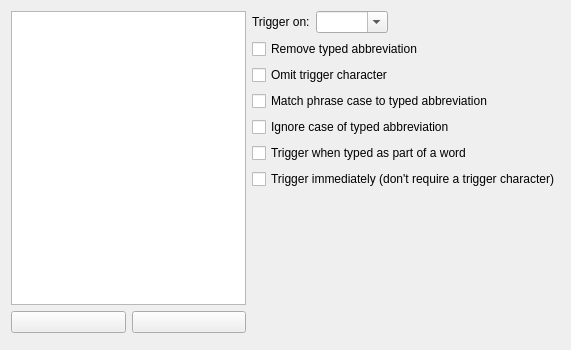
<?xml version="1.0" encoding="UTF-8"?>
<ui version="4.0">
 <class>Form</class>
 <widget class="QWidget" name="Form">
  <property name="geometry">
   <rect>
    <x>0</x>
    <y>0</y>
    <width>571</width>
    <height>350</height>
   </rect>
  </property>
  <property name="windowTitle">
   <string>Form</string>
  </property>
  <layout class="QVBoxLayout" name="verticalLayout_3">
   <item>
    <layout class="QHBoxLayout" name="horizontalLayout_3">
     <item>
      <layout class="QVBoxLayout" name="verticalLayout_2">
       <item>
        <widget class="QListWidget" name="abbrListWidget">
         <property name="alternatingRowColors">
          <bool>true</bool>
         </property>
         <property name="uniformItemSizes">
          <bool>true</bool>
         </property>
        </widget>
       </item>
       <item>
        <layout class="QHBoxLayout" name="horizontalLayout_2">
         <item>
          <widget class="QPushButton" name="addButton">
           <property name="icon">
            <iconset theme="list-add">
             <normaloff/>
            </iconset>
           </property>
           <property name="flat">
            <bool>false</bool>
           </property>
          </widget>
         </item>
         <item>
          <widget class="QPushButton" name="removeButton">
           <property name="text">
            <string/>
           </property>
           <property name="icon">
            <iconset theme="list-remove">
             <normaloff/>
            </iconset>
           </property>
          </widget>
         </item>
        </layout>
       </item>
      </layout>
     </item>
     <item>
      <layout class="QVBoxLayout" name="verticalLayout">
       <item>
        <layout class="QHBoxLayout" name="horizontalLayout">
         <item>
          <widget class="QLabel" name="triggerOnLabel">
           <property name="text">
            <string>Trigger on:</string>
           </property>
          </widget>
         </item>
         <item>
          <widget class="KComboBox" name="wordCharCombo">
           <property name="editable">
            <bool>true</bool>
           </property>
          </widget>
         </item>
         <item>
          <spacer name="horizontalSpacer">
           <property name="orientation">
            <enum>Qt::Horizontal</enum>
           </property>
           <property name="sizeHint" stdset="0">
            <size>
             <width>40</width>
             <height>20</height>
            </size>
           </property>
          </spacer>
         </item>
        </layout>
       </item>
       <item>
        <widget class="QCheckBox" name="removeTypedCheckbox">
         <property name="text">
          <string>Remove typed abbreviation</string>
         </property>
        </widget>
       </item>
       <item>
        <widget class="QCheckBox" name="omitTriggerCheckbox">
         <property name="text">
          <string>Omit trigger character</string>
         </property>
        </widget>
       </item>
       <item>
        <widget class="QCheckBox" name="matchCaseCheckbox">
         <property name="text">
          <string>Match phrase case to typed abbreviation</string>
         </property>
        </widget>
       </item>
       <item>
        <widget class="QCheckBox" name="ignoreCaseCheckbox">
         <property name="text">
          <string>Ignore case of typed abbreviation</string>
         </property>
        </widget>
       </item>
       <item>
        <widget class="QCheckBox" name="triggerInsideCheckbox">
         <property name="text">
          <string>Trigger when typed as part of a word</string>
         </property>
        </widget>
       </item>
       <item>
        <widget class="QCheckBox" name="immediateCheckbox">
         <property name="text">
          <string>Trigger immediately (don't require a trigger character)</string>
         </property>
        </widget>
       </item>
       <item>
        <spacer name="verticalSpacer">
         <property name="orientation">
          <enum>Qt::Vertical</enum>
         </property>
         <property name="sizeHint" stdset="0">
          <size>
           <width>20</width>
           <height>40</height>
          </size>
         </property>
        </spacer>
       </item>
      </layout>
     </item>
    </layout>
   </item>
   <item>
    <widget class="KSeparator" name="kseparator"/>
   </item>
  </layout>
 </widget>
 <customwidgets>
  <customwidget>
   <class>KComboBox</class>
   <extends>QComboBox</extends>
   <header>kcombobox.h</header>
  </customwidget>
  <customwidget>
   <class>KSeparator</class>
   <extends>QFrame</extends>
   <header>kseparator.h</header>
  </customwidget>
 </customwidgets>
 <resources/>
 <connections/>
</ui>
